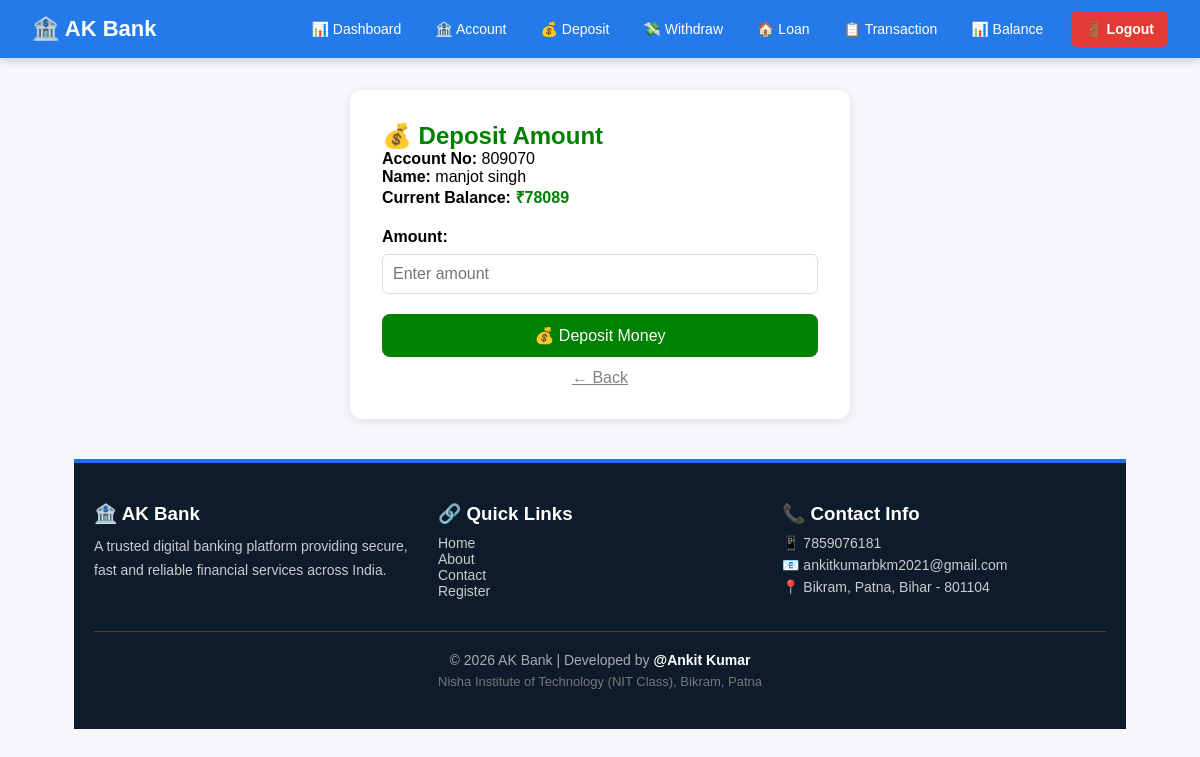
Page /deposit/ (signed in) on the committed database.
### bank/models.py (models this page shows, shortened)
class BankAccount(models.Model):
    user = models.ForeignKey('user', on_delete=models.CASCADE, null=True)
    account_no = models.IntegerField()
    name = models.CharField(max_length=100)
    account_type = models.CharField(max_length=50)
    branch = models.CharField(max_length=100)
    balance = models.IntegerField()

### bank/views.py (the view, shortened to what this page needs)
# urls.py: path('deposit/', views.deposit, name='deposit'),
def deposit(req):
    if not req.session.get('user_id'):
        return redirect('bank:signin')
    user_id = req.session['user_id']
    account = BankAccount.objects.filter(user_id=user_id).first()
    if not account:
        return redirect('bank:account')
    return render(req, 'bank/deposit.html', {'account': account})

### bank/templates/bank/deposit.html (shortened to what this page needs)
{% extends 'bank/master.html' %}
{% block content %}
<div style="background:white;border-radius:12px;padding:32px;
            max-width:500px;margin:auto;
            box-shadow:0 2px 8px rgba(0,0,0,0.1)">
    <h2 style="color:green">💰 Deposit Amount</h2>
    <p><b>Account No:</b> {{ account.account_no }}</p>
    <p><b>Name:</b> {{ account.name }}</p>
    <p><b>Current Balance:</b>
        <span style="color:green;font-weight:bold">₹{{ account.balance }}</span>
    </p>
    <form method="POST" style="margin-top:20px">
        <label><b>Amount:</b></label>
        <input type="number" name="amount" required placeholder="Enter amount"
            style="width:100%;padding:10px;margin:8px 0 20px;
                   border:1px solid #ddd;border-radius:6px;font-size:16px">
        <button type="submit"
            style="background:green;color:white;padding:12px;border:none;
                   border-radius:8px;cursor:pointer;width:100%;font-size:16px">
            💰 Deposit Money
        </button>
    </form>
    <a href="{% url 'bank:balance' %}"
        style="display:block;text-align:center;margin-top:12px;color:gray">
        ← Back
    </a>
</div>
<footer style="background:#0d1b2a;color:#ccc;padding:40px 20px;
               border-top:4px solid #1a73e8;margin-top:40px">
    <div style="display:grid;grid-template-columns:repeat(3,1fr);
                gap:20px;max-width:1100px;margin:auto">
        <div>
            <h3 style="color:white;margin-bottom:10px">🏦 AK Bank</h3>
            <p style="font-size:14px;line-height:1.7">
                A trusted digital banking platform providing secure,
                fast and reliable financial services across India.
            </p>
        </div>
        <div>
            <h3 style="color:white;margin-bottom:10px">🔗 Quick Links</h3>
            <ul style="list-style:none;padding:0;font-size:14px">
                <li><a href="/" style="color:#ccc;text-decoration:none">Home</a></li>
                <li><a href="{% url 'bank:about' %}" style="color:#ccc;text-decoration:none">About</a></li>
                <li><a href="{% url 'bank:contact' %}" style="color:#ccc;text-decoration:none">Contact</a></li>
                <li><a href="{% url 'bank:signup' %}" style="color:#ccc;text-decoration:none">Register</a></li>
            </ul>
        </div>
        <div>
            <h3 style="color:white;margin-bottom:10px">📞 Contact Info</h3>
            <p style="font-size:14px;margin:6px 0">📱 7859076181</p>
            <p style="font-size:14px;margin:6px 0">
                📧 ankitkumarbkm2021@gmail.com
            </p>
            <p style="font-size:14px;margin:6px 0">
                📍 Bikram, Patna, Bihar - 801104
            </p>
        </div>
    </div>
    <div style="text-align:center;margin-top:30px;
                border-top:1px solid #444;padding-top:20px">
        <p style="font-size:14px;color:#aaa">
            © 2026 AK Bank | Developed by <b style="color:white">@Ankit Kumar</b>
        </p>
        <p style="font-size:13px;color:#777;margin-top:6px">
            Nisha Institute of Technology (NIT Class), Bikram, Patna
        </p>
    </div>
</footer>
{% endblock %}

### bank/templates/bank/master.html (style rules this page uses)
* { margin:0; padding:0; box-sizing:border-box; }
body { font-family:Arial,sans-serif; background:#f5f7fa; }
footer { background:#0d1b2a; color:#ccc; padding:40px 20px; border-top:4px solid #1a73e8; margin-top:40px; }
footer h3 { color:white; margin-bottom:10px; }
footer p, footer a { font-size:14px; color:#ccc; text-decoration:none; }

### rows in the picture
BankAccount: account_no "809070", name "manjot singh", balance "78089"
